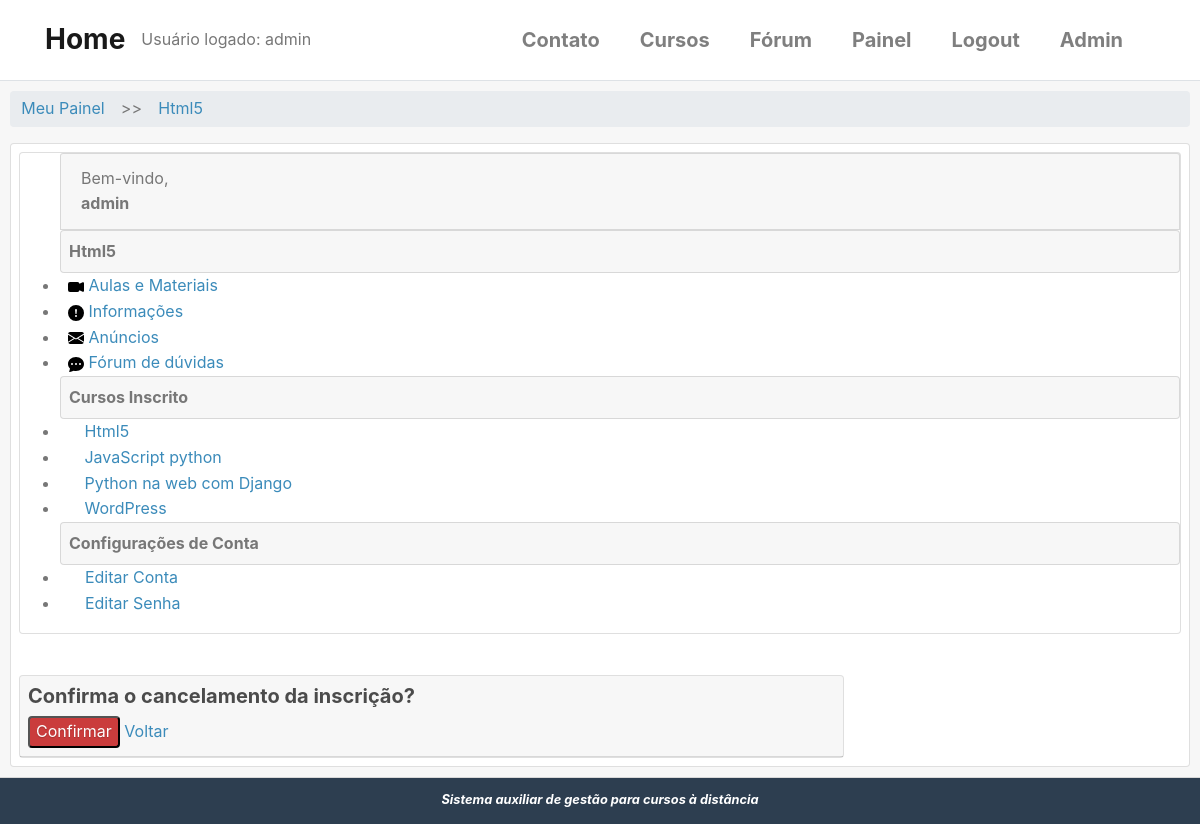
The app's page /cursos/html5/cancelar-inscricao/ (signed in) with its own data.
### accounts/models.py (models this page shows, shortened)
class User(AbstractBaseUser, PermissionsMixin):
    username = models.CharField(
        'Usuário', max_length=30, unique=True,
        validators = [validators.RegexValidator(re.compile('^[\w.@+-]+$'),
        'O nome de usuário só pode conter letras, dígitos ou os seguintes caracteres: @/ ./ +/ -/ _',
        'Usuário inválido ou já existente!')]
    )
    email = models.EmailField('E-mail', unique=True)
    name = models.CharField('Nome', max_length=100, blank=True)
    is_active = models.BooleanField('Está ativo?', blank=True, default=True)
    is_staff = models.BooleanField('É da equipe?', blank=True, default=False)
    date_joined = models.DateTimeField('Data de Entrada', auto_now_add=True)
    objects = UserManager()
    USERNAME_FIELD = 'username'
    REQUIRED_FIELDS = ['email']
    class Meta:
        verbose_name = 'Usuário'
        verbose_name_plural = 'Usuários'
    def __str__(self):
        return self.name or self.username

### cursos/models.py (models this page shows, shortened)
class Cursos(models.Model):
    nome = models.CharField('Nome', max_length=100)
    slug = models.SlugField('Atalho')
    descricao = models.TextField('Descrição Simples', blank=True)
    sobre = models.TextField('Sobre o Curso', blank=True)
    data_inicial = models.DateField(
        'Data de início', null=True, blank=True,
    )
    imagem = models.ImageField(
        upload_to='cursos/imagens', verbose_name='Imagem',
        null=True, blank=True
    )
    criado_em = models.DateTimeField('Criado em', auto_now_add=True)
    atualizado_em = models.DateTimeField('Atualizado em ', auto_now_add=True)
    objects = CursosManager()
    def __str__(self):
        return str(self.nome)
    class Meta:
        verbose_name = 'Curso'
        verbose_name_plural = 'Cursos'
        ordering = ['nome']  # ['-name'] ordem decrescente

class Enrollment(models.Model):
    STATUS_CHOICES = (
        (0, 'Pendente'),
        (1, 'Aprovado'),
        (2, 'Cancelado'),
        (3, 'Recusado'),
    )
    usuario = models.ForeignKey(
        settings.AUTH_USER_MODEL,
        verbose_name='Usuário',
        related_name='enrollments',
        on_delete=models.DO_NOTHING
    )
    curso = models.ForeignKey(
        Cursos, verbose_name='Curso',
        related_name='enrollments',
        on_delete=models.DO_NOTHING
    )
    status = models.ImageField(
        'Situação',
        choices=STATUS_CHOICES,
        default=0,
        blank=True
    )
    criado_em = models.DateTimeField('Criado em', auto_now_add=True)
    atualizado_em = models.DateTimeField('Atualizado em ', auto_now_add=True)
    class Meta:
        verbose_name = 'Inscrição'
        verbose_name_plural = 'Inscrições'
        """
        unique_together/unicidade - combina a unicidade entre cursos e usuário,
        ou seja, cada usuário se increve apenas uma vez para cada curso.
        """
        unique_together = (('usuario', 'curso'),)

### cursos/views.py (the view)
# urls.py: path('<slug:slug>/cancelar-inscricao/', views.cancelar_enrollment, name='cancelar_enrollment'),
@login_required
def cancelar_enrollment(request, slug):
    curso = get_object_or_404(Cursos, slug=slug)
    enrollment = get_object_or_404(
        Enrollment,
        usuario=request.user,
        curso=curso
    )
    if request.method == 'POST':
        enrollment.delete()
        messages.success(request, 'Inscrição cancelada com sucesso!!!')
        return redirect('accounts:painel')
    template_name = 'cursos/cancelar_inscricao.html'
    context = {
        'enrollment': enrollment,
        'curso': curso,
    }
    return render(request, template_name, context)

### cursos/templatetags/cursos_tags.py (called while the page is built)
@register.simple_tag
def listar_meus_cursos(user):
    return Enrollment.objects.filter(usuario=user)

### cursos/templates/cursos/cancelar_inscricao.html (shortened to what this page needs)
{% extends "cursos/cursos_dashboard.html" %}
{% load static %}
{% block dashboard_content %}
<form action="" method="post">
    <h3>Confirma o cancelamento da inscrição?</h3>
    <div class="pure-controls">
        <button type="submit" class="pure-button button-error">Confirmar</button>
        <a href="{% url 'cursos:anuncios' curso.slug %}" class="pure-button">Voltar</a>
    </div>
</form>
{% endblock dashboard_content %}

### cursos/templates/cursos/cursos_dashboard.html
{% extends "accounts/dashboard.html" %}
{% load static %}
{% block breadcrumb %}
    {{ block.super }}
    <li style='margin: 5px;'>>></li>
    <li><a href="{% url 'cursos:anuncios' curso.slug %}" >{{ curso }}</a></li>
{% endblock %}
{% block menu_options %}
<li class="card pure-menu card-header p-2 mt-0">
    <strong>{{ curso }}</strong>
    <li>
        <a href="{% url 'cursos:aulas' curso.slug %}">
            <img src="{% static 'icons/camera-video-fill.svg' %}" alt="">
            Aulas e Materiais
        </a>
    </li>
    <li>
        <a href="#">
            <img src="{% static 'icons/exclamation-circle-fill.svg' %}" alt="">
            Informações
        </a>
    </li>
    <li>
        <a href="{% url 'cursos:anuncios' curso.slug %}">
            <img src="{% static 'icons/envelope-fill.svg' %}" alt="">
            Anúncios
        </a>
    </li>
    <li>
        <a href="#">
            <img src="{% static 'icons/chat-dots-fill.svg' %}" alt="">
            Fórum de dúvidas
        </a>
    </li>
</li>
{{ block.super }}
{% endblock menu_options %}

### templates/accounts/dashboard.html (shortened to what this page needs)
{% extends "base.html" %}
{% load static %}
{% load cursos_tags %}
{% block content %}
{% listar_meus_cursos user as enrollments %}
<div class="card-header" style='padding: 10px;'>
    <div class="">
        <ul class="breadcrumb pure-menu-heading">
            {% block breadcrumb %}
            <li><a class="" href="{% url 'accounts:painel' %}">Meu Painel</a></li>
            {% endblock %}
        </ul>
    </div>
    <div class="card" style='margin: auto;'>
        <div class="pure-g-r content-ribbon">
            <div class="pure-u-1-4 m-2">
                <div class="card pure-menu pure-menu-open">
                    <ul>
                        <li class="card card-header">
                            Bem-vindo, <strong>{{ user }}</strong>
                        </li>
                        {% block menu_options %}
                        <li class="card card-header p-2"><strong>Cursos Inscrito</strong></li>
                        {% for enrollment in enrollments %}
                        <li>
                            <a href="{% url 'cursos:anuncios' enrollment.curso.slug %}">
                                <i class="fa fa-book pr-1"></i>{{ enrollment.curso }}
                            </a>
                        </li>
                        {% empty %}
                        <li style='padding: 5px 0 5px 15px;'>Não há inscrições</li>
                        {% endfor %}
                        <li class="card card-header p-2"><strong>Configurações de Conta</strong></li>
                        <li>
                            <a href="{% url 'accounts:editar_usuario' %}">
                                <i class="fa fa-cog"></i>
                                Editar Conta
                            </a>
                        </li>
                        <li>
                            <a href="{% url 'accounts:editar_senha' %}">
                            <i class="fa fa-lock"></i>
                            Editar Senha</a>
                        </li>
                        {% endblock menu_options %}
                    </ul>
                </div>
            </div>
            <br>
            <div class="carddash pure-u-2-3 m-2">
                <div class="card">
                    <div class="card-header p-2">
                    {% block dashboard_content %}{% endblock %}
                    </div>
                </div>
            </div>
        </div>
    </div>
</div>
{% endblock content %}

### templates/base.html (shortened to what this page needs)
{% load static %}
<!DOCTYPE html>
<html lang="pt-BR">
<head>
    <link rel="stylesheet" href="https://cdn.jsdelivr.net/npm/bootstrap@4.5.3/dist/css/bootstrap.min.css"
>
    <link rel="stylesheet" href="http://yui.yahooapis.com/pure/0.3.0/pure-min.css">
    <link rel="stylesheet" href="{% static 'css/styles1.css' %}"/>
    <link rel="stylesheet" href="{% static 'css/font-awesome.css' %}"/>
</head>
<div class="container-flex">
    <nav class="navbar navbar-expand-sm py-3 border-bottom navbar-light" style='margin-bottom: 0'>
        <div class="container">
            <a href="{% url 'home' %}" class="navbar-brand">
                <span class="font-weight-bold h3">Home</span>
            </a>
            Usuário logado: {{ user }}
            <div class="collapse navbar-collapse" id="navbarCollapse">
                <ul class="navbar-nav ml-auto">
                    <li class="nav-item">
                        <a href="{% url 'contato' %}" class="nav-link lead mr-4 font-weight-bold">Contato</a>
                    </li>
                    <li class="nav-item">
                        <a href="{% url 'cursos:lista_cursos' %}" class="nav-link lead mr-4 font-weight-bold">Cursos</a>
                    </li>
                    <li class="nav-item">
                        <a href="{% url 'forum:forum_index' %}" class="nav-link lead mr-4 font-weight-bold">Fórum</a>
                    </li>
                    {% if user.is_authenticated %}
                    <li class="nav-item">
                        <a href="{% url 'accounts:painel' %}" class="nav-link lead mr-4 font-weight-bold">Painel</a>
                    </li>
                    <li class="nav-item">
                        <a href="{% url 'accounts:logout' %}" class="nav-link lead mr-4 font-weight-bold">Logout</a>
                    </li>
                    {% endif %}
                    {% if user.is_superuser %}
                    <li class="nav-item">
                        <a href="/admin/" class="nav-link lead mr-4 font-weight-bold">Admin</a>
                    </li>
                    {% endif %}
                </ul>
            </div>
        </div>
    </nav>
    {% block content %}
    {% endblock %}
    <div class="footer">
        <i><b>Sistema auxiliar de gestão para cursos à distância</b></i>
    </div>
</div>
</html>

### static/css/styles1.css (style rules this page uses)
* { -webkit-box-sizing: border-box; -moz-box-sizing: border-box; box-sizing: border-box; }
a { color: #3b8bba; }
.pure-menu li a { padding-left: 0.5em; }
.carddash { margin: 40px; width: 70%; }
.footer { background: #2d3e50; color: #fff; text-align: center; padding: 1em; font-size: 80%; }
ul.breadcrumb { padding: 0; }
ul.breadcrumb li { display: inline-block; }
ul.breadcrumb li a { display: inline-block; padding: 0.3em 0.7em; }
.button-success, .button-error, .button-warning, .button-secondary { color: white; border-radius: 4px; text-shadow: 0 1px 1px rgba(0, 0, 0, 0.2); }
.button-error { background: rgb(202, 60, 60); }
h1, h2, h3, h4, h5, h6 { font-weight: bold; color: rgb(75, 75, 75); }
h3 { font-size: 1.25em; }
a { color: #3b8bba; text-decoration: none; }

### records on screen
User: name+username "admin"
Cursos: nome "Html5"
Enrollment: curso "Html5"
Enrollment: curso "JavaScript python"
Enrollment: curso "Python na web com Django"
Enrollment: curso "WordPress"
